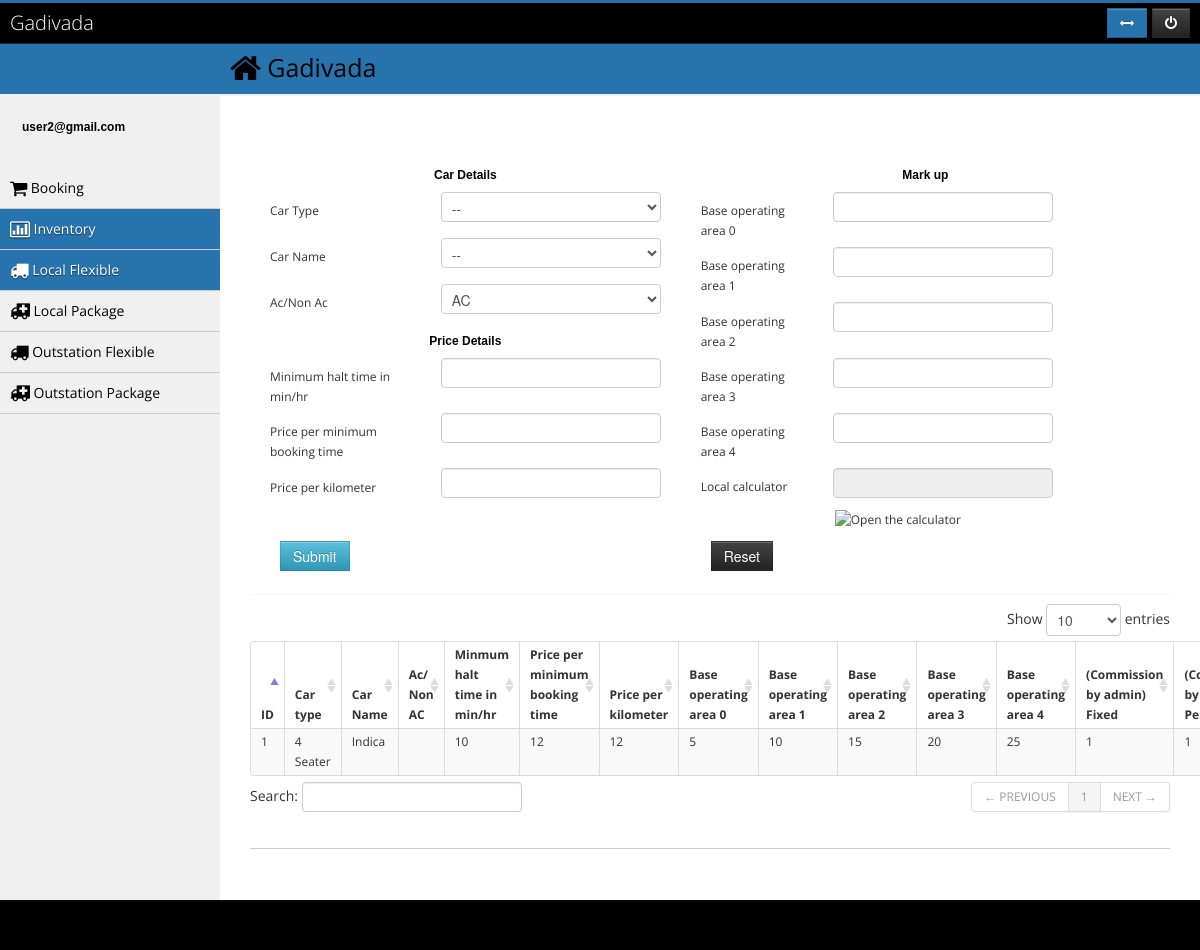
/pricing/local/flexible (signed in), run on the app's committed database.
### tables this page shows
CREATE TABLE IF NOT EXISTS `pricing_local` (
  `ID` int(11) NOT NULL AUTO_INCREMENT,
  `inventory_id` int(11) NOT NULL,
  `agent_id` int(11) NOT NULL,
  `price_for` varchar(50) NOT NULL COMMENT '1-Fexible, 2-Package',
  `car_type_id` int(11) NOT NULL,
  `car_model_id` int(11) NOT NULL,
  `package` varchar(200) DEFAULT NULL,
  `extra_per_km` int(11) NOT NULL DEFAULT '1',
  `extra_per_hr` int(11) NOT NULL DEFAULT '1',
  `min_halt_time` varchar(40) DEFAULT '1',
  `price_per_min_booking_time` int(11) DEFAULT '1',
  `price_per_km` int(11) DEFAULT '1',
  `commision_fixed` int(11) NOT NULL DEFAULT '1',
  `commision_percentage` int(11) NOT NULL DEFAULT '1',
  `base_operating_area_0` varchar(40) DEFAULT '1',
  `base_operating_area_1` varchar(40) DEFAULT '1',
  `base_operating_area_2` varchar(40) DEFAULT '1',
  `base_operating_area_3` varchar(40) DEFAULT '1',
  `base_operating_area_4` varchar(40) DEFAULT '1',
  `status` int(2) NOT NULL DEFAULT '1',
  PRIMARY KEY (`ID`),
  KEY `FK_pricing_local.car_type_id` (`car_type_id`),
  KEY `FK_pricing_local.car_model_id` (`car_model_id`),
  KEY `FK_pricing_local.inventory_id` (`inventory_id`)
);

CREATE TABLE IF NOT EXISTS `car_type` (
  `ID` int(11) NOT NULL AUTO_INCREMENT,
  `TYPE_NAME` varchar(100) DEFAULT NULL,
  PRIMARY KEY (`ID`)
);

CREATE TABLE IF NOT EXISTS `car_model` (
  `ID` int(11) NOT NULL AUTO_INCREMENT,
  `TYPE_ID` int(11) NOT NULL DEFAULT '0',
  `MODEL_NAME` varchar(100) NOT NULL,
  PRIMARY KEY (`ID`)
);

### application/controllers/pricing.php (called while the page is built, shortened)
<?php if ( ! defined('BASEPATH')) exit('No direct script access allowed');
class Pricing extends CI_Controller {
	public function __construct()
	{
		$this->load->model('admin_m');
		$this->load->model('city_m');
		$this->load->model('inventory_m');
		$this->load->model('car_type_m');
		$this->load->model('packages_m');
		$this->load->model('pricing_m');
	}
	public function local($view)
	{
		$id = $this->session->userdata('id');
		$data['inventory'] = $this->inventory_m->get_inventory_details($id);
		$data['local'] = $this->packages_m->get_all_local_packages();
		$data['feature'] = $this->admin_m->get_all_feature();
		$data['car_type'] = $this->car_type_m->get_all_car_type();
		if($view == 'flexible'){
			$data['lf'] = 'active';
			$data['localFlexiData'] = $this->pricing_m->get_all_local_flexible_data('flexible');
			$this->load->view('local_flexible',$data);
		}
	}
}

### index.php (called while the page is built, shortened)
<?php
require_once BASEPATH.'core/CodeIgniter.php';

### application/models/car_type_m.php (called while the page is built, shortened)
<?php
Class Car_type_m extends CI_Model{
	function get_all_car_type($type='')
	{
		$this->db->distinct();
		$this->db->select('*');
		$query=$this->db->get('car_type')->result();
		return $query;
	}
}

### application/models/pricing_m.php (called while the page is built, shortened)
<?php
Class Pricing_m extends CI_Model{
	function get_all_local_flexible_data($type='',$id=0)
	{
		$agent_id = $this->session->userdata('id');
			$this->db->join('car_type', 'car_type.ID = pricing_local.car_type_id');
			$this->db->join('car_model', 'car_model.TYPE_ID = car_type.ID and car_model.ID = pricing_local.car_model_id');
			$this->db->join('package_local', 'package_local.ID = pricing_local.package','left');
			if($agent_id > 0){
				$this->db->where('agent_id',$agent_id);
			}
			if($type == 'flexible'){
				$this->db->where('price_for','Flexible');
			}
			$this->db->distinct();
		$query=$this->db->get()->result();
		return $query;
	}
}
?>

### application/views/local_flexible.php (the view, shortened to what this page needs)
<?php if(isset($edtyp))$butlabel = 'Update'; else $butlabel = 'Submit';
	   if($butlabel == 'Submit')$action ='add' ; else $action='update';
$car_type_id = '';
$car_model_id = '';
$ac_nonac = '';
$min_halt_time = '';
$price_per_min_booking_time = '';
$price_per_km = '';
$base0 = '';
$base1 = '';
$base2='';
$base3='';
$base4='';
?>
	<?php
	$type = array();
	$type['0']='--';
	    foreach($car_type as $c){
		  $type[$c->ID]=$c->TYPE_NAME;
	}
	?>
	<h3 align="center">Local Flexible Details</h3>
	<form name="localflexibleForm" id="localflexibleForm" method="POST"
	  action="<?php echo base_url()?>pricing/localFlexible/<?php echo $action?>/flexible">
	<table width="100%">
		<tr>																												<td style="padding-left: 15%">
				<table>
				<tr>
					<th colspan="2"><h5>Car Details</h5></th>
				</tr>
				<tr>
					<td>Car Type</td>
					<td><?php
				   $js ='id="car_type" onChange="get_car_name(this.value);" ';
				   echo form_dropdown('car_type',$type,$car_type_id,$js);?></td>
				</tr>
				<tr>
					<td>Car Name</td>
					<td>
				<?php echo form_dropdown('car_name',array('0'=>'--'),$car_model_id,"class='car_type' id='car_model'");?>
					</td>
				</tr>
				<tr>
					<td>Ac/Non Ac</td>
					<td><?php echo form_dropdown('ac_nonac',array('AC' =>'AC','NON AC'=>'NON AC'),$ac_nonac);?></td>
				</tr>
				<tr>
					<th colspan="2"><h5>Price Details</h5></th>
				</tr>
				<tr>
					<td>Minimum halt time in min/hr</td>
					<td><input  type="text" value="<?php echo $min_halt_time?>"
					name="min_halt_time"  maxlength="4"/></td>
				</tr>
				<tr>
					<td>Price per minimum booking time</td>
					<td><input  type="text" value="<?php echo $price_per_min_booking_time?>"
					name="price"  maxlength="4"/></td>
				</tr>
				<tr>
					<td>Price per kilometer</td>
					<td><input  type="text" value="<?php echo $price_per_km?>"
					name="per_km_price"  maxlength="4"/></td>
				</tr>
			</table>
			</td>
			<td>
				<table>
				<tr>
					<th colspan="2"><h5>Mark up</h5></th>
				</tr>
				<tr>
					<td>Base operating area 0&nbsp;&nbsp; </td>
					<td><input type="text" name="area0" value="<?php echo $base0?>"
					maxlength="5"/></td>
				</tr>
				<tr>
					<td>Base operating area 1 &nbsp;&nbsp;</td>
					<td><input type="text" name="area1" value="<?php echo $base1?>"
					maxlength="5"/></td>
				</tr>
				<tr>
					<td>Base operating area 2 &nbsp;&nbsp;</td>
					<td><input type="text" name="area2" value="<?php echo $base2?>"
					maxlength="5"/></td>
				</tr>
				<tr>
					<td>Base operating area 3 &nbsp;&nbsp;</td>
					<td><input type="text" name="area3" value="<?php echo $base3?>"
					maxlength="5"/></td>
				</tr>
				<tr>
					<td>Base operating area 4 &nbsp;&nbsp;</td>
					<td><input type="text" name="area4" value="<?php echo $base4?>"
					maxlength="5"/></td>
				</tr>
				<tr>
					<td>Local calculator </td>
					<td>
					<input type="text" name="calculator" readonly="true" class="basicCalculator">
					</td>
				</tr>
			</table>
			</td>
		</tr>
		<tr>
			<td style="padding-left: 20%">
			<input type="submit" name="localFlexibleSubmit" value="<?php echo $butlabel;?>" class="btn btn-info"/> </td>
			<td><input type="reset" name="reset" value="Reset" class="btn btn-inverse"/> </td>
		</tr>
	</table>
	</form>
<div id="collapse4" class="body">
	<div id="question" style="display:none; cursor: default; padding:10px;">
		<h6>Are you sure to delete ?</h6>
		<br />
	</div>
	<table id="dataTable" class="table table-bordered table-condensed table-hover table-striped">
		<thead>
			<tr>
				<th>ID</th>
				<th>Car type</th>
				<th>Car Name</th>
				<th>Ac/ Non AC</th>
				<th>Minmum halt time in min/hr</th>
				<th>Price per minimum booking time</th>
				<th>Price per kilometer</th>
				<th>Base operating area 0</th>
				<th>Base operating area 1</th>
				<th>Base operating area 2</th>
				<th>Base operating area 3</th>
				<th>Base operating area 4</th>
				<th>(Commission by admin) Fixed</th>
				<th>(Commission by admin) Percentage</th>
			</tr>
		</thead>
		<tbody>
			<?php $numbers = 1;
			foreach($localFlexiData as $row){ ?>
			<TR>
				<td><?php echo $numbers ?></td>
				<td><?php echo $row->TYPE_NAME ?></td>
				<td><?php echo $row->MODEL_NAME ?></td>
				<td><?php echo $row->ac_nonac ?></td>
				<td><?php echo $row->min_halt_time ?></td>
				<td><?php echo $row->price_per_min_booking_time ?></td>
				<td><?php echo $row->price_per_km ?></td>
				<td><?php echo $row->base_operating_area_0 ?></td>
				<td><?php echo $row->base_operating_area_1 ?></td>
				<td><?php echo $row->base_operating_area_2 ?></td>
				<td><?php echo $row->base_operating_area_3 ?></td>
				<td><?php echo $row->base_operating_area_4 ?></td>
				<td><?php echo $row->commision_fixed ?></td>
				<td><?php echo $row->commision_percentage ?></td>
			</TR>
			<?php $numbers ++ ; } ?>
		</tbody>
	</table>
</div>

### css/style.css (style rules this page uses)
html,body,div,span,applet,object,iframe,h1,h2,h3,h4,h5,h6,p,blockquote,pre,a,abbr,acronym,address,big,cite,code,del,dfn,em,img,ins,kbd,q,s,samp,small,strike,strong,sub,sup,tt,var,b,u,i,dl,dt,dd,ol,nav ul,nav li,fieldset,form,label,legend,table,caption,tbody,tfoot,thead,tr,th,td,article,aside,canvas,details,embed,figure,figcaption,footer,header,hgroup,menu,nav,output,ruby,section,summary,time,mark,audio,video { margin:0;border:0;font-size:100%;font:inherit;vertical-align:baseline; }
table { border-collapse:collapse;border-spacing:0; }
body { font-family: 'Raleway', sans-serif; background: #000000; }
.box h3 { color:#0000; font-size: 2.66em; }
@media only screen and (max-width: 1280px) and (min-width: 1024px) { .box h3 { font-size: 2.3em; } }

### assets/css/style.css (style rules this page uses)
html, body { height: 100%; }
body { visibility:hidden; font-family: 'Open Sans', sans-serif; }
.box .body, .box .block { padding: 10px 0; -webkit-box-shadow: inset 0 1px 1px rgba(0, 0, 0, 0.05); -moz-box-shadow: inset 0 1px 1px rgba(0, 0, 0, 0.05); box-shadow: inset 0 1px 1px rgba(0, 0, 0, 0.05); }
.btn { -webkit-border-radius: 0; -moz-border-radius: 0; border-radius: 0; }

### css/custom.css (style rules this page uses)
body { visibility:hidden; }
body { margin: 0; font-family: 'Open Sans', Arial, sans-serif; font-size: 12px; line-height: 20px; color: #333333; background-color: #ffffff; }
h1, h2, h3 { font-weight: normal; margin: 0 0 10px; }
h4, h5, h6 { margin: 0; }
h3 { font-size: 16px; line-height: 22px; color: #000000; }
h5 { font-size: 12px; line-height: 22px; font-weight: bold; color: #000000; font-family: Arial, sans-serif; }
h6 { font-size: 11px; line-height: 22px; color: #000000; font-family: Arial, sans-serif; }
input.btn { float: left; margin-left: 20px; }

### application/views/local_flexible.php (style rules this page uses)
table td, table th { padding: 3px 10px !important; }

### data on the page
pricing_local: car_type.TYPE_NAME "4 Seater", car_model.MODEL_NAME "Indica", min_halt_time "10", price_per_min_booking_time "12", price_per_km "12", base_operating_area_0 "5", base_operating_area_1 "10", base_operating_area_2 "15", base_operating_area_3 "20", base_operating_area_4 "25", commision_fixed "1", commision_percentage "1"

### other printed values
$this->session->userdata('username') "user2@gmail.com"
